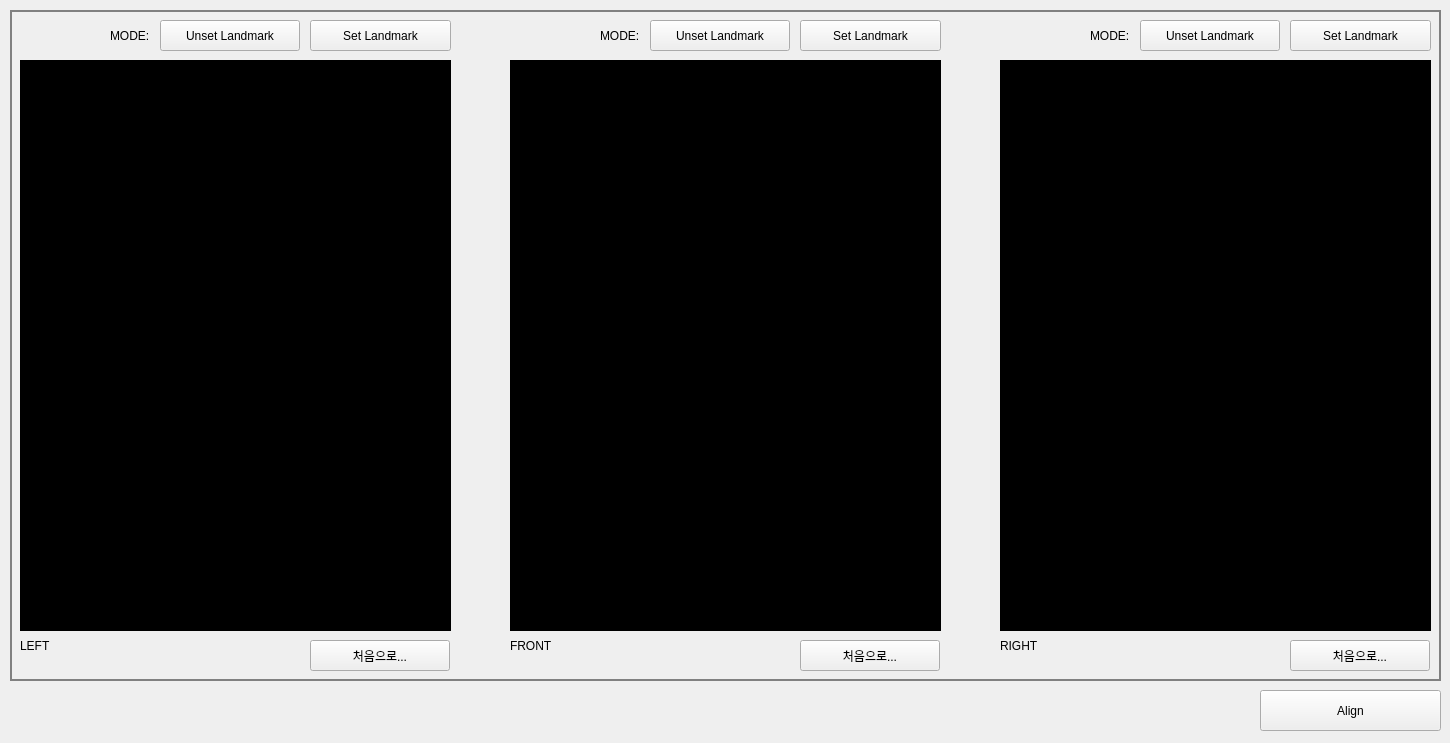
<?xml version="1.0" encoding="UTF-8"?>
<ui version="4.0">
 <class>AlignModuleClass</class>
 <widget class="QWidget" name="AlignModuleClass">
  <property name="geometry">
   <rect>
    <x>0</x>
    <y>0</y>
    <width>1450</width>
    <height>743</height>
   </rect>
  </property>
  <property name="windowTitle">
   <string>Form</string>
  </property>
  <widget class="QPushButton" name="LandMarkBtn_3">
   <property name="geometry">
    <rect>
     <x>1290</x>
     <y>20</y>
     <width>141</width>
     <height>31</height>
    </rect>
   </property>
   <property name="text">
    <string>Set Landmark</string>
   </property>
  </widget>
  <widget class="QPushButton" name="DefaultBtn_2">
   <property name="geometry">
    <rect>
     <x>650</x>
     <y>20</y>
     <width>140</width>
     <height>31</height>
    </rect>
   </property>
   <property name="text">
    <string>Unset Landmark</string>
   </property>
  </widget>
  <widget class="QPushButton" name="ToOrignBtn_2">
   <property name="geometry">
    <rect>
     <x>800</x>
     <y>640</y>
     <width>140</width>
     <height>31</height>
    </rect>
   </property>
   <property name="text">
    <string>처음으로...</string>
   </property>
  </widget>
  <widget class="QFrame" name="cadLeft">
   <property name="geometry">
    <rect>
     <x>20</x>
     <y>60</y>
     <width>431</width>
     <height>571</height>
    </rect>
   </property>
   <property name="styleSheet">
    <string notr="true">background-color: rgb(0, 0, 0);</string>
   </property>
   <property name="frameShape">
    <enum>QFrame::StyledPanel</enum>
   </property>
   <property name="frameShadow">
    <enum>QFrame::Raised</enum>
   </property>
  </widget>
  <widget class="QPushButton" name="LandMarkBtn_1">
   <property name="geometry">
    <rect>
     <x>310</x>
     <y>20</y>
     <width>141</width>
     <height>31</height>
    </rect>
   </property>
   <property name="text">
    <string>Set Landmark</string>
   </property>
  </widget>
  <widget class="QFrame" name="cadRight">
   <property name="geometry">
    <rect>
     <x>1000</x>
     <y>60</y>
     <width>431</width>
     <height>571</height>
    </rect>
   </property>
   <property name="styleSheet">
    <string notr="true">background-color: rgb(0, 0, 0);</string>
   </property>
   <property name="frameShape">
    <enum>QFrame::StyledPanel</enum>
   </property>
   <property name="frameShadow">
    <enum>QFrame::Raised</enum>
   </property>
  </widget>
  <widget class="QPushButton" name="ToOrignBtn_3">
   <property name="geometry">
    <rect>
     <x>1290</x>
     <y>640</y>
     <width>140</width>
     <height>31</height>
    </rect>
   </property>
   <property name="text">
    <string>처음으로...</string>
   </property>
  </widget>
  <widget class="QPushButton" name="DefaultBtn_3">
   <property name="geometry">
    <rect>
     <x>1140</x>
     <y>20</y>
     <width>140</width>
     <height>31</height>
    </rect>
   </property>
   <property name="text">
    <string>Unset Landmark</string>
   </property>
  </widget>
  <widget class="QPushButton" name="LandMarkBtn_2">
   <property name="geometry">
    <rect>
     <x>800</x>
     <y>20</y>
     <width>141</width>
     <height>31</height>
    </rect>
   </property>
   <property name="text">
    <string>Set Landmark</string>
   </property>
  </widget>
  <widget class="QFrame" name="cadFront">
   <property name="geometry">
    <rect>
     <x>510</x>
     <y>60</y>
     <width>431</width>
     <height>571</height>
    </rect>
   </property>
   <property name="styleSheet">
    <string notr="true">background-color: rgb(0, 0, 0);</string>
   </property>
   <property name="frameShape">
    <enum>QFrame::StyledPanel</enum>
   </property>
   <property name="frameShadow">
    <enum>QFrame::Raised</enum>
   </property>
  </widget>
  <widget class="QPushButton" name="AlignBtn">
   <property name="geometry">
    <rect>
     <x>1260</x>
     <y>690</y>
     <width>181</width>
     <height>41</height>
    </rect>
   </property>
   <property name="text">
    <string>Align</string>
   </property>
  </widget>
  <widget class="QPushButton" name="ToOrignBtn_1">
   <property name="geometry">
    <rect>
     <x>310</x>
     <y>640</y>
     <width>140</width>
     <height>31</height>
    </rect>
   </property>
   <property name="text">
    <string>처음으로...</string>
   </property>
  </widget>
  <widget class="QPushButton" name="DefaultBtn_1">
   <property name="geometry">
    <rect>
     <x>160</x>
     <y>20</y>
     <width>140</width>
     <height>31</height>
    </rect>
   </property>
   <property name="text">
    <string>Unset Landmark</string>
   </property>
  </widget>
  <widget class="QLabel" name="label">
   <property name="geometry">
    <rect>
     <x>10</x>
     <y>10</y>
     <width>1431</width>
     <height>671</height>
    </rect>
   </property>
   <property name="styleSheet">
    <string notr="true">border: 2px solid gray;</string>
   </property>
   <property name="text">
    <string/>
   </property>
  </widget>
  <widget class="QLabel" name="label_2">
   <property name="geometry">
    <rect>
     <x>110</x>
     <y>20</y>
     <width>121</width>
     <height>31</height>
    </rect>
   </property>
   <property name="text">
    <string>MODE:</string>
   </property>
  </widget>
  <widget class="QLabel" name="label_3">
   <property name="geometry">
    <rect>
     <x>600</x>
     <y>20</y>
     <width>121</width>
     <height>31</height>
    </rect>
   </property>
   <property name="text">
    <string>MODE:</string>
   </property>
  </widget>
  <widget class="QLabel" name="label_4">
   <property name="geometry">
    <rect>
     <x>1090</x>
     <y>20</y>
     <width>121</width>
     <height>31</height>
    </rect>
   </property>
   <property name="text">
    <string>MODE:</string>
   </property>
  </widget>
  <widget class="QLabel" name="label_5">
   <property name="geometry">
    <rect>
     <x>510</x>
     <y>640</y>
     <width>56</width>
     <height>12</height>
    </rect>
   </property>
   <property name="text">
    <string>FRONT</string>
   </property>
  </widget>
  <widget class="QLabel" name="label_6">
   <property name="geometry">
    <rect>
     <x>20</x>
     <y>640</y>
     <width>56</width>
     <height>12</height>
    </rect>
   </property>
   <property name="text">
    <string>LEFT</string>
   </property>
  </widget>
  <widget class="QLabel" name="label_7">
   <property name="geometry">
    <rect>
     <x>1000</x>
     <y>640</y>
     <width>56</width>
     <height>12</height>
    </rect>
   </property>
   <property name="text">
    <string>RIGHT</string>
   </property>
  </widget>
  <zorder>label</zorder>
  <zorder>LandMarkBtn_3</zorder>
  <zorder>DefaultBtn_2</zorder>
  <zorder>ToOrignBtn_2</zorder>
  <zorder>cadLeft</zorder>
  <zorder>LandMarkBtn_1</zorder>
  <zorder>cadRight</zorder>
  <zorder>ToOrignBtn_3</zorder>
  <zorder>DefaultBtn_3</zorder>
  <zorder>LandMarkBtn_2</zorder>
  <zorder>cadFront</zorder>
  <zorder>AlignBtn</zorder>
  <zorder>ToOrignBtn_1</zorder>
  <zorder>DefaultBtn_1</zorder>
  <zorder>label_2</zorder>
  <zorder>label_3</zorder>
  <zorder>label_4</zorder>
  <zorder>label_5</zorder>
  <zorder>label_6</zorder>
  <zorder>label_7</zorder>
 </widget>
 <resources/>
 <connections/>
</ui>
